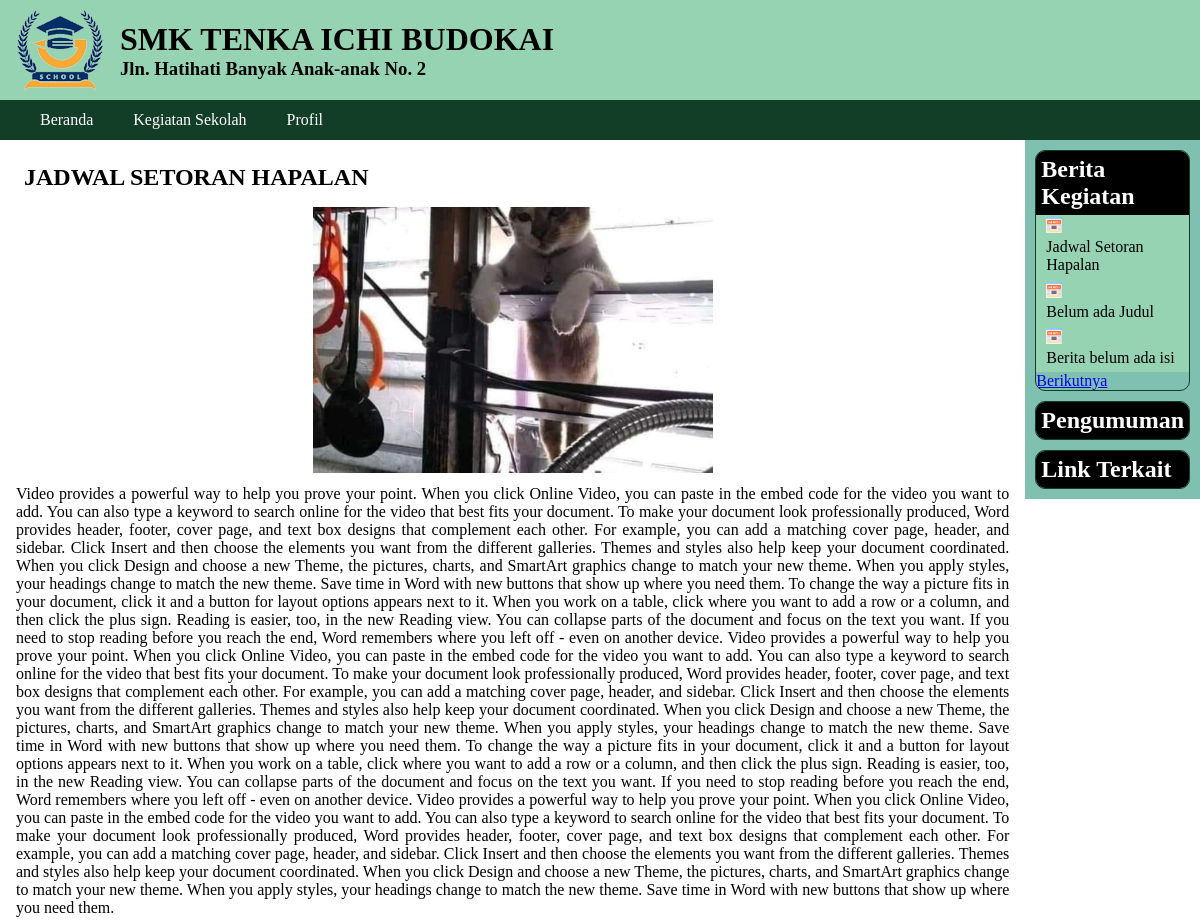
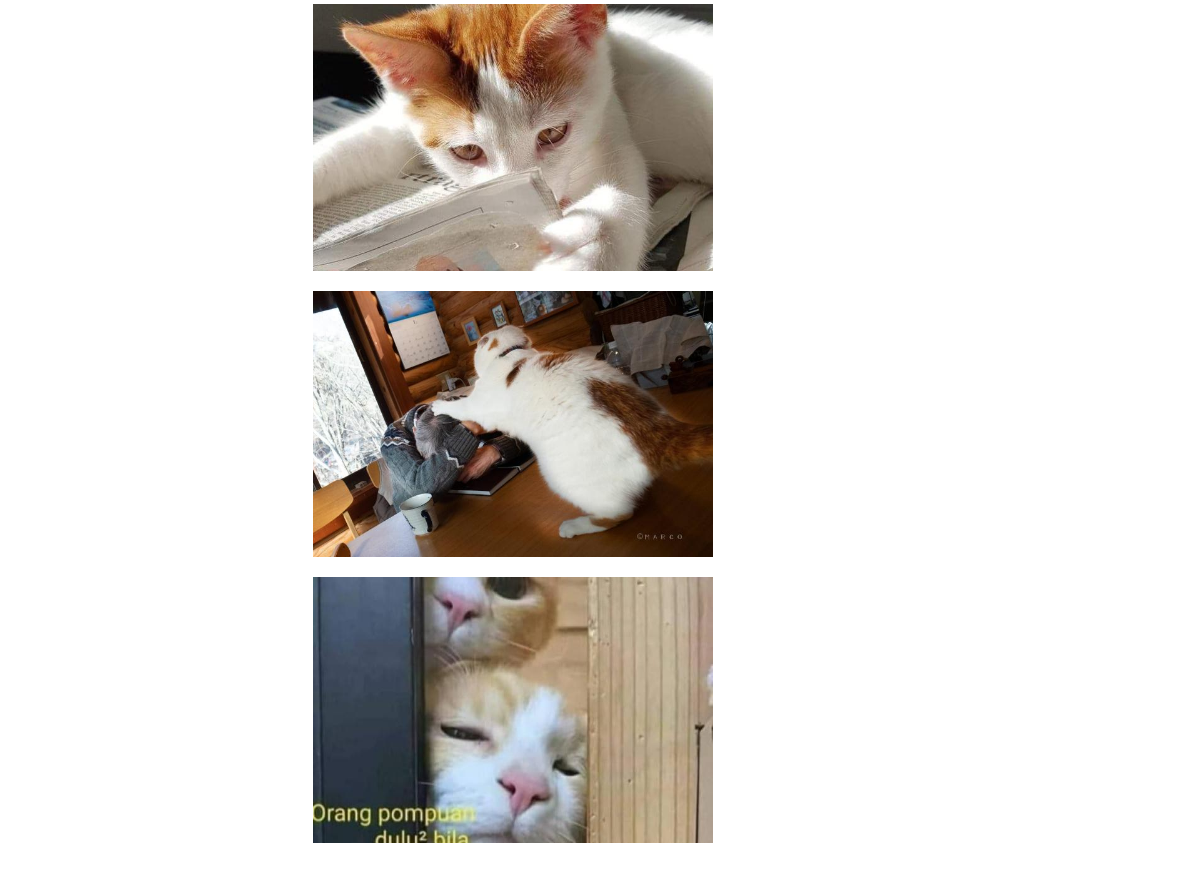
Page /kegiatan.php?id=7 on the committed database (2 pictures, top to bottom).
### tables this page shows
CREATE TABLE `kegiatan` (
  `ID_kegiatan` int(10) NOT NULL,
  `judul_kegiatan` varchar(200) NOT NULL,
  `artikel_kegiatan` text NOT NULL,
  `tgl_upload` datetime NOT NULL,
  `ID_admin` int(2) NOT NULL
);

CREATE TABLE `foto_kegiatan` (
  `ID` int(10) NOT NULL,
  `ID_kegiatan` int(10) NOT NULL,
  `foto` varchar(100) NOT NULL,
  `caption` varchar(255) NOT NULL
);

### kegiatan.php (the view)
<?php
include "admin/config.php";
include "admin/functions.php";
$p = isset($_GET['p'])? $_GET['p'] : 1;
$limit = 3;
$start = ($p-1) * $limit;
$sql2 = " SELECT ID_kegiatan,
                 judul_kegiatan
          FROM kegiatan
          ORDER BY ID_kegiatan DESC
          LIMIT $start, $limit ";
$hasil2 = get_data($sql2);
include "header.php";
?>
<main>
<section>
<?php
if (isset($_GET["id"])) {
 $id = $_GET["id"];
 $sql3 = " SELECT * FROM kegiatan
           WHERE ID_kegiatan = $id";
 $hasil3 = get_data($sql3);
 $berita = $hasil3[0];
 $sql4 = " SELECT * FROM foto_kegiatan
           WHERE ID_kegiatan = $id";
 $listfoto = get_data($sql4);
 echo "<h1>$berita[judul_kegiatan]</h1>";
 if (isset($listfoto[0])){
  $gambar = $listfoto[0]['foto'];
  cetak_foto( $gambar );
 }
 echo "<div>$berita[artikel_kegiatan]</div> ";
 if (count($listfoto)>1) {
  for ($i=1; $i<count($listfoto); $i++) {
    $gambar = $listfoto[$i]['foto'];
    cetak_foto( $gambar );
  }
 }
}
?>
</section>
<aside>
 <div class='widget'>
   <h2>Berita Kegiatan</h2>
   <ul class='daftar_link'>
<?php
for($i=0; $i<count($hasil2); $i++) {
    $id_kegiatan = $hasil2[$i]["ID_kegiatan"];
    $judul = $hasil2[$i]["judul_kegiatan"];
    echo "<li>
    <a href='kegiatan.php?id=$id_kegiatan'>
    $judul</a></li> ";
}
?>
   </ul>
<?php
$next_p = $p + 1;
echo "<a href='kegiatan.php?p=$next_p'>
      Berikutnya </a>";
?>
 </div>
 <div class='widget'>
  <h2>Pengumuman</h2>
 </div>
 <div class='widget'>
  <h2>Link Terkait</h2>
 </div>
</aside>
</main>
</body>
</html>

### admin/functions.php (shortened to what this page needs)
<?php
function get_data( $sql ) {
    global $koneksi;
    $hasil = array();
    $query = mysqli_query($koneksi, $sql);
    if (mysqli_num_rows($query) == 0) {
        return $hasil;
    }
    else
    {
        while( $row = mysqli_fetch_assoc($query)){
            $hasil[] = $row;
        }
        return $hasil;
    }
}
function cetak_foto($gambar) {
    echo "<blockquote>
    <a href='upload/$gambar'
       target='_blank'>
    <img src='upload/$gambar' width='400'>
    </a>
    </blockquote>";
}

### style.css (style rules this page uses)
* { margin:0; padding:0; }
main { display: flex; justify-content: space-between; }
main section { padding: 1rem; text-align: justify; }
blockquote { padding:0.5rem; text-align: center; }
section h1 { padding: 0.5rem; text-transform: uppercase; font-family: Impact; }
aside { width: 350px; background:#80c0b0; height: 100%; }
.widget { margin: 10px; border-radius: 10px; border:1px solid #123d26; overflow: hidden; }
.widget h2 { background:black; color:white; padding:5px; font-family:Tahoma; }
.daftar_link { list-style: none; }
.daftar_link li { background:#96d3b3; }
.daftar_link li::before { content: ''; display: inline-block; height: 16px; width: 16px; background-size: cover; background-image: url('images/icon-news.png'); background-repeat: no-repeat; margin-left: 10px; background-position: center center; vertical-align: middle; }
.daftar_link li a { display:inline-block; padding:5px 10px; text-decoration: none; color:black; }

### rows in the picture
kegiatan: judul_kegiatan "JADWAL SETORAN HAPALAN", artikel_kegiatan "Video provides a powerful way to help you prove your point. When you click Online Video, you can paste in the embed code for the video you want to add. You can also type a keyword to search online for the video that best fits your document. To make your document look professionally produced, Word provides header, footer, cover page, and text box designs that complement each other. For example, you can add a matching cover page, header, and sidebar. Click Insert and then choose the elements you want from the different galleries. Themes and styles also help keep your document coordinated. When you click Design and choose a new Theme, the pictures, charts, and SmartArt graphics change to match…", judul_kegiatan "Jadwal Setoran Hapalan"
foto_kegiatan: foto (picture)
foto_kegiatan: foto (picture)
foto_kegiatan: foto (picture)
foto_kegiatan: foto (picture)
kegiatan: judul_kegiatan "Belum ada Judul"
kegiatan: judul_kegiatan "Berita belum ada isi"
